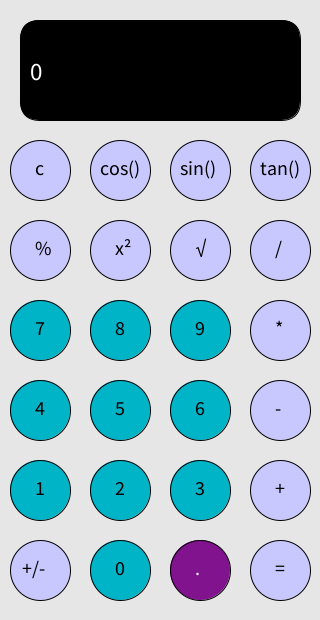
Frame 1 (no input)
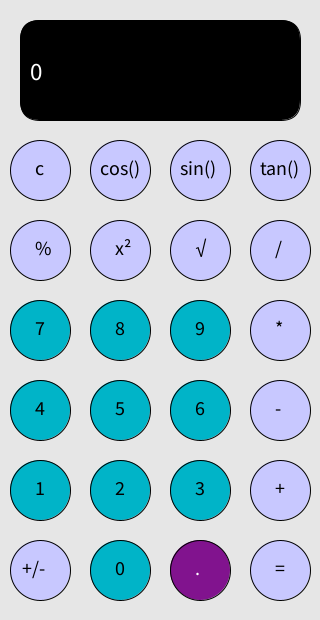
Frame 60 (the mouse pressed at the canvas centre just before this capture)
Frame 120 (the mouse held since frame 60 and released just before this capture): identical to frame 60, image omitted

The Processing sketch that drew these frames (run headless with seeded random() and noise(); from frame 60 on, the mouse is pressed at the canvas centre):

// Processing sketch: Calculator
// ── Calculator.pde
Button[] numButton = new Button[10];
Button[] opButton = new Button[13];
Button[] spButton = new Button[1];

String displayValue = "0";
String valueToCompute = "";
String valueToCompute2 = "";
float valueToComputeI = 0;
float valueToComputeI2 = 0;
float result = 0;
char opVal = ' ';
String spVal;
boolean firstNum;
boolean gotResult = false;

void setup() {
  size(320, 620);
  background(230);

  numButton[0]= new Button(120, 570).asNum(0, 60, 60);
  numButton[1]= new Button(40, 490).asNum(1, 60, 60);
  numButton[2]= new Button(120, 490).asNum(2, 60, 60);
  numButton[3]= new Button(200, 490).asNum(3, 60, 60);
  numButton[4]= new Button(40, 410).asNum(4, 60, 60);
  numButton[5]= new Button(120, 410).asNum(5, 60, 60);
  numButton[6]= new Button(200, 410).asNum(6, 60, 60);
  numButton[7]= new Button(40, 330).asNum(7, 60, 60);
  numButton[8]= new Button(120, 330).asNum(8, 60, 60);
  numButton[9]= new Button(200, 330).asNum(9, 60, 60);

  opButton[0]= new Button(280, 570).asOperator("=", 60, 60);
  opButton[1]= new Button(280, 490).asOperator("+", 60, 60);
  opButton[2]= new Button(280, 410).asOperator("-", 60, 60);
  opButton[3]= new Button(280, 330).asOperator("*", 60, 60);
  opButton[4]= new Button(280, 250).asOperator("/", 60, 60);
  opButton[5]= new Button(40, 170).asOperator("c", 60, 60);
  opButton[6]= new Button(40, 570).asOperator("+/-", 60, 60);
  opButton[7]= new Button(120, 250).asOperator("x²", 60, 60);
  opButton[8]= new Button(200, 250).asOperator("√", 60, 60);
  opButton[9]= new Button(40, 250).asOperator("%", 60, 60);
  opButton[10]= new Button(120, 170).asOperator("cos()", 60, 60);
  opButton[11]= new Button(200, 170).asOperator("sin()", 60, 60);
  opButton[12]= new Button(280, 170).asOperator("tan()", 60, 60);

  spButton[0]= new Button(200, 570).asSpecial(".", 60, 60);

  firstNum = true;
}

void draw() {
  background(230);
  for (int i=0; i<numButton.length; i++) {
    numButton[i].display();
    numButton[i].hover(mouseX, mouseY);
  }
  for (int i=0; i<opButton.length; i++) {
    opButton[i].display();
    opButton[i].hover(mouseX, mouseY);
  }
  for (int i=0; i<spButton.length; i++) {
    spButton[i].display();
    opButton[i].hover(mouseX, mouseY);
  }
  updateDisplay();
}

void mousePressed() {
  for (int i=0; i<numButton.length; i++) {
    numButton[i].display();
    numButton[i].hover(mouseX+30, mouseY+30);
    if (numButton[i].over) {
      if (firstNum) {
        println(i + "" + numButton[i].numVal);
        valueToCompute += int(numButton[i].numVal);
        displayValue = valueToCompute;
      } else {
        valueToCompute2 += int(numButton[i].numVal);
        displayValue = valueToCompute2;
      }
    }
  }
  for (int i=0; i<opButton.length; i++) {
    opButton[i].display();
    opButton[i].hover(mouseX+30, mouseY+30);
    if (opButton[i].over) {
      if (opButton[i].opVal == "+") {
        if (result !=0) {
          opVal = '+';
          valueToCompute2="";
          firstNum = false;
          displayValue = "+";
        } else {
          opVal = '+';
          firstNum = false;
          displayValue ="+";
        }
      } else if (opButton[i].opVal == "=") {
        firstNum = true;
        preformCalculation();
      } else if (opButton[i].opVal == "-") {
        if (result != 0) {
          opVal = '-';
          valueToCompute2 = "";
          firstNum = false;
          displayValue = "-";
        } else {
          opVal = '-';
          firstNum = false;
          displayValue = "-";
        }
      } else if (opButton[i].opVal == "*") {
        if (result != 0) {
          opVal = '*';
          valueToCompute2 = "";
          firstNum = false;
          displayValue = "*";
        } else {
          opVal = '*';
          firstNum = false;
          displayValue = "*";
        }
      } else if (opButton[i].opVal == "/") {
        if (result != 0) {
          opVal = '/';
          valueToCompute2 = "";
          firstNum = false;
          displayValue = "/";
        } else {
          opVal = '/';
          firstNum = false;
          displayValue = "/";
        }
      } else if (opButton[i].opVal == "c") {

        opVal = 'c';
        valueToCompute = "";
        valueToCompute2 = "";
        valueToComputeI = 0;
        valueToComputeI2 = 0;
        firstNum = true;
        displayValue = "0";
        result = 0;
      } else if (opButton[i].opVal == "+/-") {
        opVal = 'n';
        preformCalculation();
      } else if (opButton[i].opVal == "√") {
        opVal = 'r';
        preformCalculation();
      } else if (opButton[i].opVal == "x²") {
        opVal = 'x';
        preformCalculation();
      } else if (opButton[i].opVal == "%") {
        opVal = 'e';
        preformCalculation();
      } else if (opButton[i].opVal == "cos()") {
        opVal = 'c';
        preformCalculation();
      } else if (opButton[i].opVal == "sin()") {
        opVal = 's';
        preformCalculation();
      } else if (opButton[i].opVal == "tan()") {
        opVal = 't';
        preformCalculation();
      }
    }
  }
  for (int i=0; i<spButton.length; i++) {
    spButton[i].hover(mouseX+30, mouseY+30);
    if (spButton[i].over) {
      if (spButton[i].spVal == ".") {
        if (spButton[i].over && firstNum == true) {
          valueToCompute += spButton[i].spVal;
          displayValue = valueToCompute;
        } else if (spButton[i].over && firstNum == false) {
          valueToCompute2 += spButton[i].spVal;
          displayValue = valueToCompute2;
        }
      }
    }
  }
}


void preformCalculation() {
  valueToComputeI = float(valueToCompute);
  valueToComputeI2 = float(valueToCompute2);

  if (opVal == '+') {
    result = valueToComputeI + valueToComputeI2;
    displayValue = str(result);
  }
  if (opVal == '-') {
    result = valueToComputeI - valueToComputeI2;
    displayValue = str(result);
  }
  if (opVal == '*') {
    result = valueToComputeI * valueToComputeI2;
    displayValue = str(result);
  }
  if (opVal == '/') {
    result = valueToComputeI / valueToComputeI2;
    displayValue = str(result);
  }
  if (opVal == 'c') {
    result = 0;
    displayValue = str(result);
  }
  if (opVal == 'n') {
    if (firstNum) {
      valueToComputeI = valueToComputeI*-1;
      valueToCompute = str(valueToComputeI);
      displayValue = str(valueToComputeI);
    } else {
      valueToComputeI2 = valueToComputeI2*-1;
      valueToCompute2 = str(valueToComputeI2);
      displayValue = str(valueToComputeI);
    }
  }
  if (opVal == 'r') {
    if (firstNum) {
      valueToComputeI = sqrt(valueToComputeI);
      valueToCompute = str(valueToComputeI);
      displayValue = str(valueToComputeI);
    } else {
      valueToComputeI2 = sqrt(valueToComputeI2);
      valueToCompute2 = str(valueToComputeI2);
      displayValue = str(valueToComputeI);
    }
  }
  if (opVal == 'x') {
    if (firstNum) {
      valueToComputeI = sq(valueToComputeI);
      valueToCompute = str(valueToComputeI);
      displayValue = str(valueToComputeI);
    } else {
      valueToComputeI2 = sq(valueToComputeI2);
      valueToCompute2 = str(valueToComputeI2);
      displayValue = str(valueToComputeI);
    }
  }
  if (opVal == 'e') {
    if (firstNum) {
      valueToComputeI = valueToComputeI*0.01;
      valueToCompute = str(valueToComputeI);
      displayValue = str(valueToComputeI);
    } else {
      valueToComputeI2 = valueToComputeI2*0.01;
      valueToCompute2 = str(valueToComputeI2);
      displayValue = str(valueToComputeI);
    }
  }
  if (opVal == 'c') {
    if (firstNum) {
      valueToComputeI = cos(valueToComputeI);
      valueToCompute = str(valueToComputeI);
      displayValue = str(valueToComputeI);
    } else {
      valueToComputeI2 = cos(valueToComputeI2);
      valueToCompute2 = str(valueToComputeI2);
      displayValue = str(valueToComputeI);
    }
  }
  if (opVal == 's') {
    if (firstNum) {
      valueToComputeI = sin(valueToComputeI);
      valueToCompute = str(valueToComputeI);
      displayValue = str(valueToComputeI);
    } else {
      valueToComputeI2 = sin(valueToComputeI2);
      valueToCompute2 = str(valueToComputeI2);
      displayValue = str(valueToComputeI);
    }
  }
  if (opVal == 't') {
    if (firstNum) {
      valueToComputeI = tan(valueToComputeI);
      valueToCompute = str(valueToComputeI);
      displayValue = str(valueToComputeI);
    } else {
      valueToComputeI2 = tan(valueToComputeI2);
      valueToCompute2 = str(valueToComputeI2);
      displayValue = str(valueToComputeI);
    }
  }
}

void updateDisplay() {
  textSize(12);
  fill(0);
  rect(20, 20, 280, 100, 20);
  fill(255);
  textSize(25);
  text(displayValue, 30, 80);
}
// ── Button.pde
class Button {
  //member variables
  int x, y, h, w;
  color b1, b2, t1, t2; //color for buttons and text
  String val = "";
  Boolean over=false;
  boolean isSpecial=false;
  int numVal;
  String opVal;
  boolean isNum=false;
  boolean isOp=false;
  String spVal;

  // construtor
  Button(int x, int y) {
    this.x = x;
    this.y = y;
  }

  Button asNum(int numVal, int w, int h) {
    isNum= true;
    this.numVal=numVal;
    this.w=w;
    this.h=h;
    return this;
  }

  Button asOperator(String opVal, int w, int h) {
    isOp=true;
    this.opVal=opVal;
    this.w=w;
    this.h=h;
    return this;
  }

  Button asSpecial(String spVal, int w, int h) {

    this.spVal=spVal;
    this.w=w;
    this.h=h;
    isSpecial=true;
    return this;
  }

  void display() {
    if (isNum) {
      textSize(20);
      fill(0, 180, 200);
      ellipse(x, y, w, h);
      fill(0);
      text(numVal, x-5, y+5);
    } else if (isOp) {
      textSize(20);
      fill(200, 200, 255);
      ellipse(x, y, w, h);
      fill(0);
      if (opVal=="+/-") {
        text(opVal, x-18, y+5);
      } else if(opVal=="cos()"||opVal=="sin()"||opVal=="tan()") {
        text(opVal, x-20, y+5);
      }else {
        text(opVal, x-5, y+5);
      }
    } else if (isSpecial) {
      fill(#81138E);
      ellipse(x, y, w, h);
      fill(255);
      text(spVal, x-5, y+5);
    }
  }
  //hover
  void hover(int xpos, int ypos) {
    over = xpos>x && xpos<x+w && ypos>y && ypos<y+h;
  }
}
